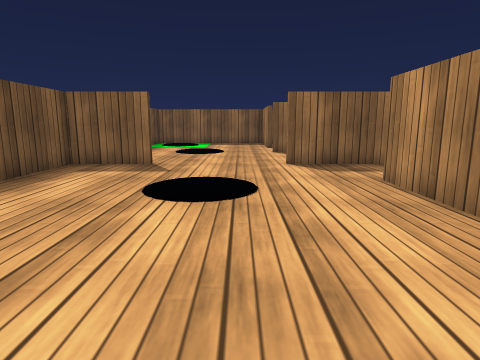
[1] (above)

16 first-person views from a walk through a 3-D level made in the Unity game engine. The camera is 0.55 m above the floor, tilts 10° down and sees 75° across. The floor is counted in squares, 0.5 m on a side. Each view is taken from the middle of a square. On the plan, view 1 faces up. The plan holds only what a view shows up to about 13 squares ahead; the rest is blank. Surface patterns are stand-ins for the level's own textures.

[2]
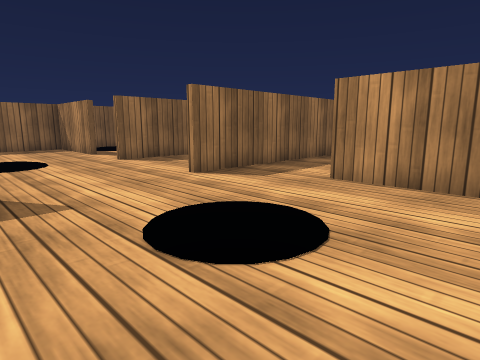

[3]
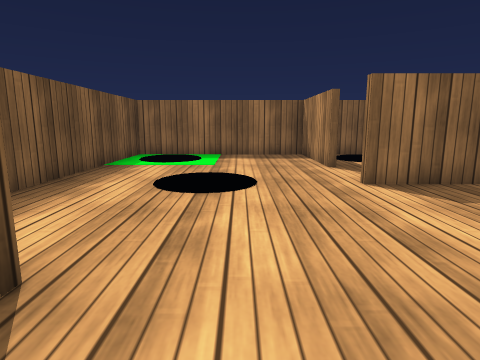

[4]
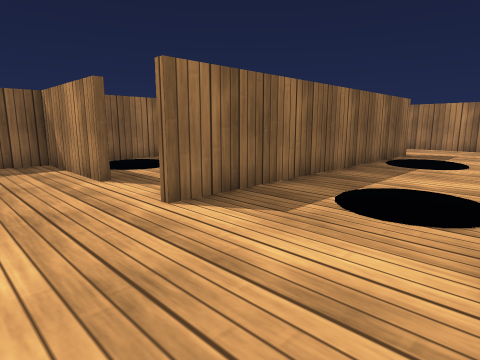

[5]
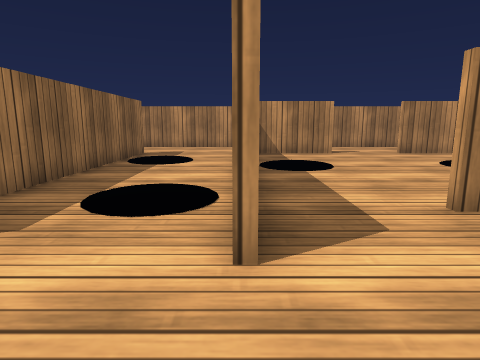

[6]
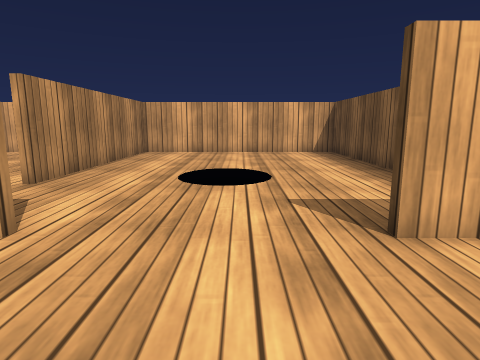

[7]
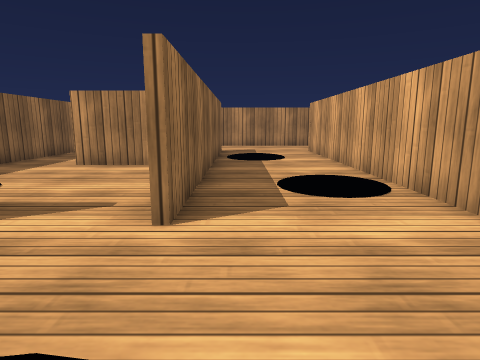

[8]
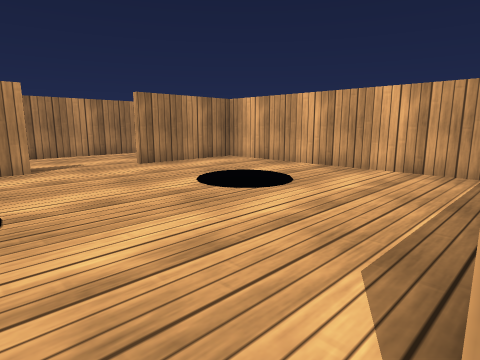

[9]
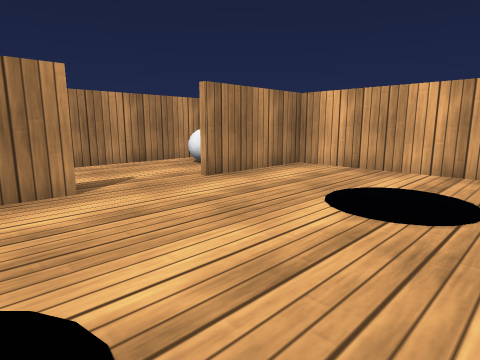

[10]
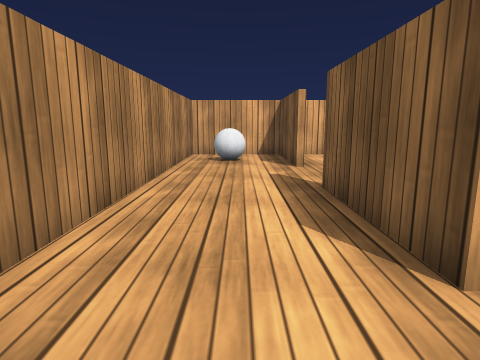

[11]
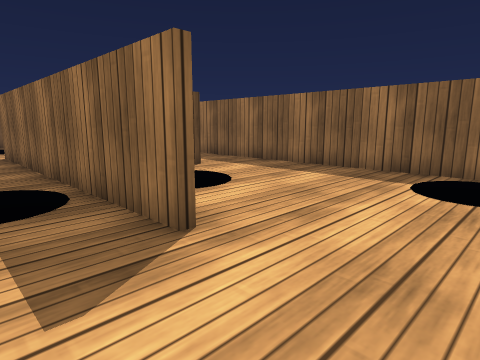

[12]
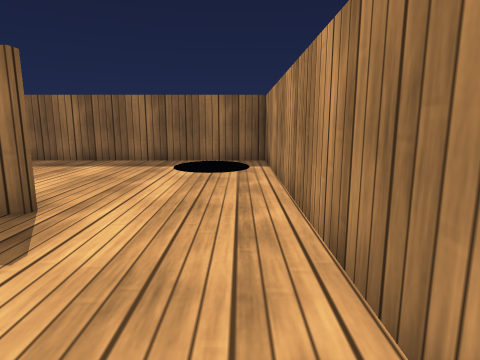

[13]
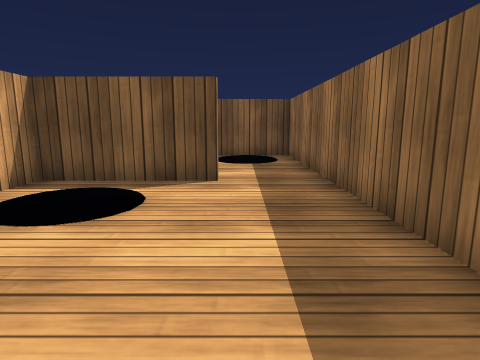

[14]
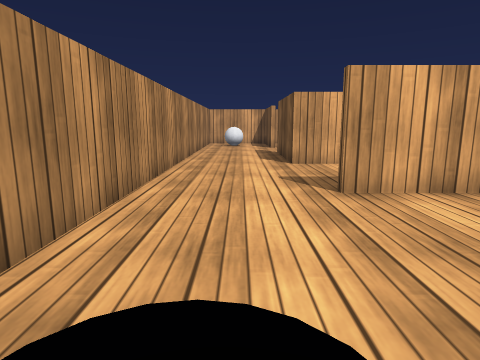

[15]
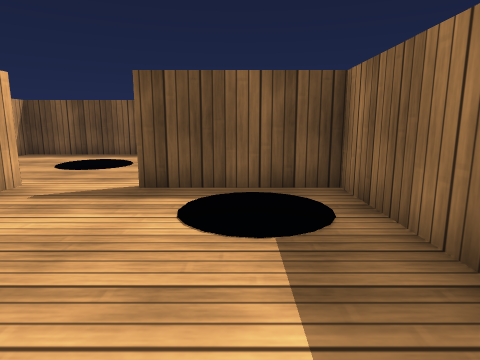

[16]
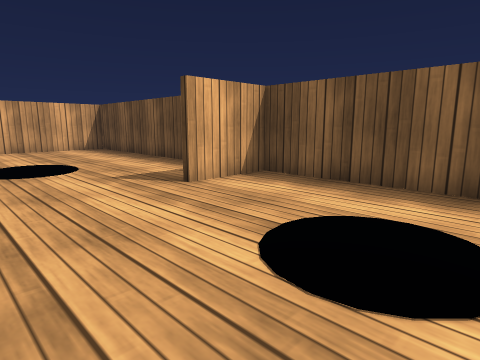

### Floor plan
Ten units are one square. View 1 is at (0, 0); x grows to the right and y downward. Boxes are objects, and circles mark ways between rooms. Rooms are numbered by the first view taken in them; rooms with no view inside come last. Other rooms are left out.
<svg viewBox="-53 -193 206 207">
<path fill="none" stroke="#000" d="M78 -89 12 -89M16 -91 115 -91 115 -54M113 -54 113 -82M-25 -89 -48 -89 -48 8 29 8 29 -62M114 -128 12 -128M13 -151 13 -188 -48 -188 -48 -91 -25 -91M115 -28 115 9M68 -166 68 -130 114 -130M39 8 148 8 148 -188 64 -188M113 9 113 -28M66 -145 66 -166M64 -188 15 -188 15 -151M12 -130 19 -130"/>
<rect x="125" y="-25" width="20" height="20" fill="#bbb"><title>grey ball</title></rect>
<circle cx="10" cy="-145" r="3" fill="#2a7"/>
<circle cx="70" cy="-175" r="3" fill="#2a7"/>
<text x="50" y="-80">1</text>
<text x="40" y="-160">2</text>
</svg>
Room 1 opens to room 2.

Where each view was taken, in squares from view 1:
view 1: 0 up, 0 right, facing up
view 2: 3 up, 3 left, facing up-right
view 3: 7 up, 1 left, facing up
view 4: 9 up, 1 left, facing up-right
view 5: 9 up, 1 left, facing right
view 6: 12 up, 1 left, facing down
view 7: 12 up, 2 left, facing right
view 8: 7 up, 3 right, facing down-right
view 9: 7 up, 6 right, facing down-right
view 10: 11 up, 13 right, facing down
view 11: 11 up, 14 right, facing up-left
view 12: 9 up, 14 right, facing up
view 13: 17 up, 13 right, facing left
view 14: 18 up, 13 right, facing down
view 15: 17 up, 7 right, facing left
view 16: 14 up, 1 right, facing down-left
